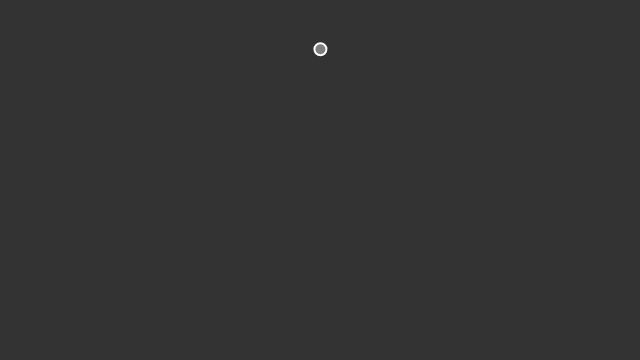
Frame 1 (no input)
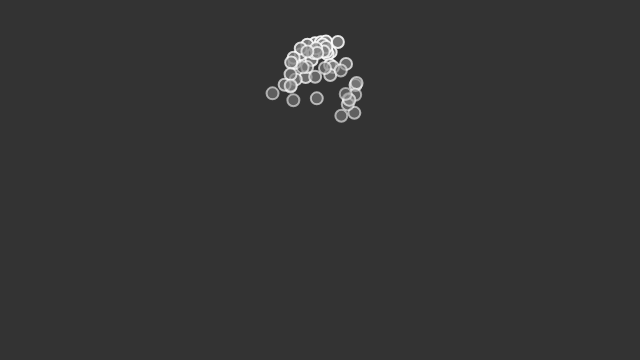
Frame 60 (no input)
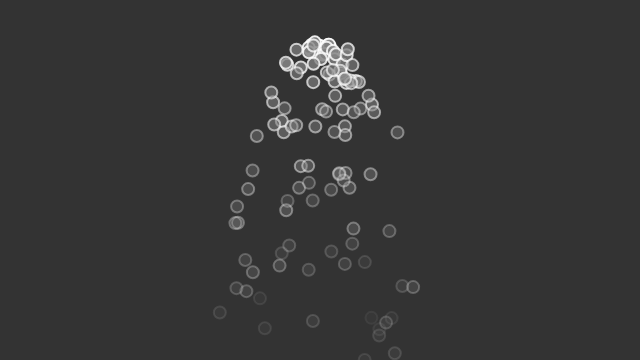
Frame 120 (the mouse pressed at the canvas centre since frame 60)

The p5.js sketch that drew these frames (run headless with seeded random() and noise() and a simulated clock; from frame 60 on, the mouse is pressed at the canvas centre):

// p5.js sketch
// ── sketch.js

//https://www.youtube.com/watch?v=IsdZKG9wyBc&list=PLRqwX-V7Uu6Z9hI4mSgx2FlE5w8zvjmEy&index=3	*/



let particles = [];

function setup() {
 createCanvas(640, 360);
}

function draw() {
 background(51);
 particles.push(new Particle(createVector(width / 2, 50)));

 // Looping through backwards to delete
 for (var i = particles.length - 1; i >= 0; i--) {
   var p = particles[i];
   p.run();
   if (p.isDead()) {
     //remove the particle
     particles.splice(i, 1);
   }
 }

}

// ── particle.js
class Particle {

 constructor(position) {
   this.acceleration = createVector(0, 0.05);
   this.velocity = createVector(random(-1, 1), random(-1, 0));
   this.position = position.copy();
   this.lifespan = 255.0;
 }

 run() {
   this.update();
   this.display();
 }

 // Method to update position
 update() {
   this.velocity.add(this.acceleration);
   this.position.add(this.velocity);
   this.lifespan -= 2;
 }

 // Method to display
 display() {
   stroke(255, this.lifespan);
   strokeWeight(2);
   fill(127, this.lifespan);
   ellipse(this.position.x, this.position.y, 12, 12);
 }

 // Is the particle still useful?
 isDead() {
   if (this.lifespan < 0.0) {
     return true;
   } else {
     return false;
   }
 }
}
